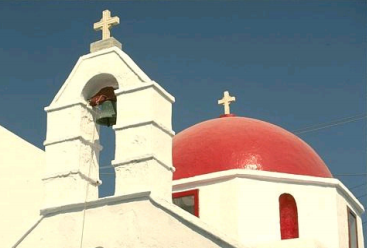
#> input picture Experiments/Image Segmentation exp/fourthround/1.PNG, 367 x 248 px, found by its file name
$ jupyter execute __kmeans-workingWithVq.ipynb
#> lines starting #> are read from the running program, lines starting #| are printed output that depends on the picture
[cell 1]
import numpy as np
import pandas as pd
import cv2 as cv
from matplotlib import pyplot as plt
from sklearn.cluster import KMeans

[cell 2]
img=cv.imread('1.png')
#> img is the input picture: shape (248, 367, 3); mean B, G, R 150.1, 155.5, 152.9
img=cv.cvtColor(img,cv.COLOR_BGR2RGB)

plt.imshow(img)
plt.xticks([])
plt.yticks([])
plt.grid(False)
plt.show()
pic=cv.cvtColor(img,cv.COLOR_RGB2LUV)
#> pic: shape (248, 367, 3); mean of channels 0, 1, 2 161.4, 98.3, 139.6
plt.imshow(pic)

[cell 3]
#resize the image
img = cv.resize(pic, dsize=(200, 200))
#> img: shape (200, 200, 3); mean of channels 0, 1, 2 161.3, 98.3, 139.6

#
# rearange the image array with the block size of four
#

i=0
j=0
luv=[]

for h in range(100):
    j=0
    for k in range(100):
        luv.append([
            [img[i,j,0]],[img[i+1,j,0]],[img[i,j+1,0]],[img[i+1,j+1,0]],
            [img[i,j,1]],[img[i+1,j,1]],[img[i,j+1,1]],[img[i+1,j+1,1]],
            [img[i,j,2]],[img[i+1,j,2]],[img[i,j+1,2]],[img[i+1,j+1,2]]

        ])

        j=j+2
    i=i+2
#> after the loop, i = 200; luv = 10000 items

luva=np.reshape(np.array(luv),(100,100,12))
print('luva.shape',luva.shape)
#| luva.shape (100, 100, 12)

# re-asign the new array format to the image
pic=luva
print('pic.shape',pic.shape)
#| pic.shape (100, 100, 12)

pic_n = pic.reshape(pic.shape[0]*pic.shape[1], 12)
print('pic_n.shape',pic_n.shape)
#| pic_n.shape (10000, 12)

[cell 4]
import time as t
clusterssize=[2,3,4,5,6,7,8,9,10]
timearray=[]
error=[]
segementedImg=[]

[cell 5]
for i in clusterssize:

    start=t.time()
    kmeans = KMeans(n_clusters=i, random_state=0).fit(pic_n)
    timearray.append(t.time()-start)
    segementedImg.append(kmeans.labels_)
    pic2show = kmeans.cluster_centers_[kmeans.labels_]

    cluster_pic = pic2show.reshape(pic.shape[0],pic.shape[1], 12)

    error.append(np.linalg.norm(pic-cluster_pic))
    print(i)
#> after the loop, error = [6561.2, 4390.3, 3517, 3270.6, 3120.5, 2974.3, 2833.7, 2683.1, 2604.2]; segementedImg = 9 items; timearray = [0.0238, 0.00742, 0.0071, 0.0104, 0.0103, 0.00962, 0.00963, 0.0132, 0.0122]

[cell 6]
#convert back the clustered image to the original form
#decoding

temp=np.zeros((200,200,3))
i=0
j=0
for h in range(100):
    j=0
    for k in range(100):
        val=cluster_pic[h,k,:]

        temp[i,j,0]=val[0]
        temp[i+1,j,0]=val[1]
        temp[i,j+1,0]=val[2]
        temp[i+1,j+1,0]=val[3]

        temp[i,j,1]=val[4]
        temp[i+1,j,1]=val[5]
        temp[i,j+1,1]=val[6]
        temp[i+1,j+1,1]=val[7]

        temp[i,j,2]=val[8]
        temp[i+1,j,2]=val[9]
        temp[i,j+1,2]=val[10]
        temp[i+1,j+1,2]=val[11]

        j=j+2
    i=i+2
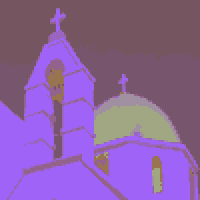
#> temp: shape (200, 200, 3) float64; mean of channels 0, 1, 2 161.3, 98.3, 139.6; drawn as B, G, R
#> after the loop, i = 200


temp=cv.cvtColor((temp).astype('uint8'),cv.COLOR_LUV2RGB)
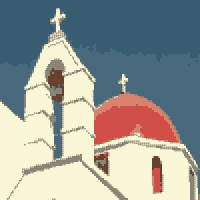
#> temp: shape (200, 200, 3); mean R, G, B 150.2, 154.7, 149.8
plt.imshow(temp)
plt.xticks([])
plt.yticks([])
plt.imshow(temp)
plt.savefig('kmeans_SegementdIMg.jpg')
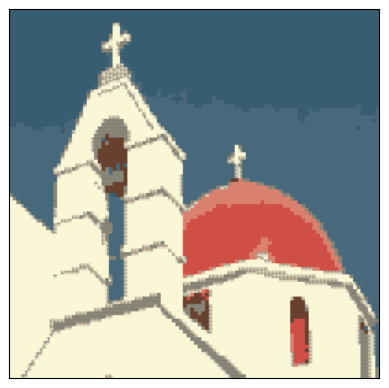
#> figure drawn by matplotlib, 1 panel
plt.show()

[cell 7]
plt.xlabel('Number of Clusters')
plt.ylabel('Error')
plt.plot(clusterssize,error)
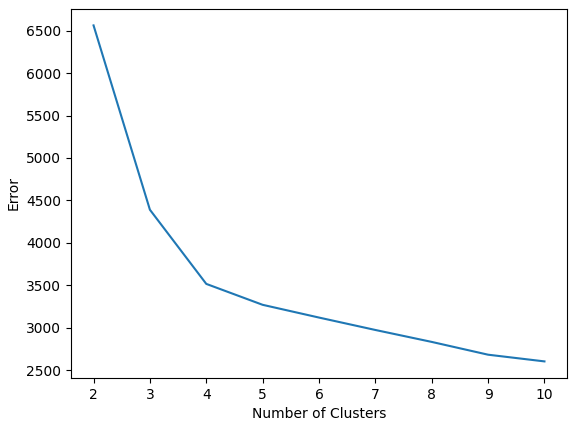
#> figure drawn by matplotlib, 1 panel

[cell 8]
plt.xlabel('Number of Clusters')
plt.ylabel('Time [Sec]')

plt.plot(np.arange(2,11,1),timearray)
np.savetxt("kmeans_timearray.csv", timearray, delimiter=",")
np.savetxt("kmeans_segementedImg.csv", segementedImg, delimiter=",")
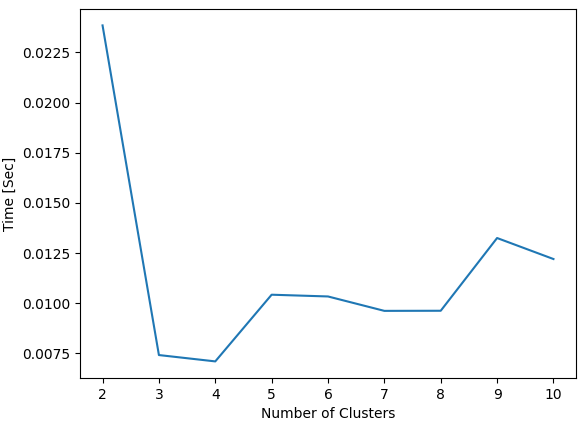
#> figure drawn by matplotlib, 1 panel

$ run again, with Experiments/Image Segmentation exp/fourthround/FCM_SegementdIMg.jpg saved as Experiments/Image Segmentation exp/fourthround/1.PNG
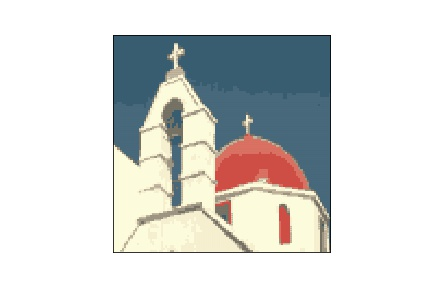
#> input picture Experiments/Image Segmentation exp/fourthround/FCM_SegementdIMg.jpg, 432 x 288 px, found by its file name
#> img is the input picture: shape (288, 432, 3); mean B, G, R 214.3, 216.3, 214.6
#> pic: shape (288, 432, 3); mean of channels 0, 1, 2 218.3, 96.7, 137.4
#> after the loop `for h in range(100):`: i = 200; luv = 10000 items
#| luva.shape (100, 100, 12)
#| pic.shape (100, 100, 12)
#| pic_n.shape (10000, 12)
#> after the loop `for i in clusterssize:`: error = [5203.3, 3909.8, 3494.7, 2916.3, 2384.7, 2225.4, 1993.2, 1872.1, 1778.9]; segementedImg = 9 items; timearray = [0.0253, 0.00617, 0.00626, 0.00753, 0.00841, 0.00935, 0.0101, 0.0146, 0.0163]
#> after the loop `for h in range(100):`:
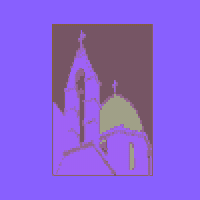
#> temp: shape (200, 200, 3) float64; mean of channels 0, 1, 2 218.2, 96.6, 137.3; drawn as B, G, R
#> after the loop `for h in range(100):`: i = 200
#> `[cell 8] plt.xlabel('Number of Clusters') plt.ylabel('Time [Sec]')  pl..`:
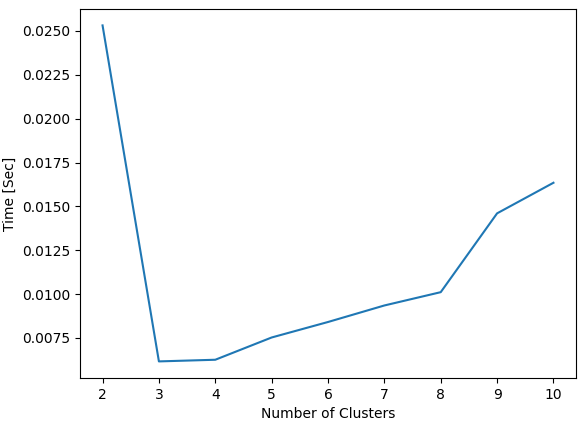
#> figure drawn by matplotlib, 1 panel
